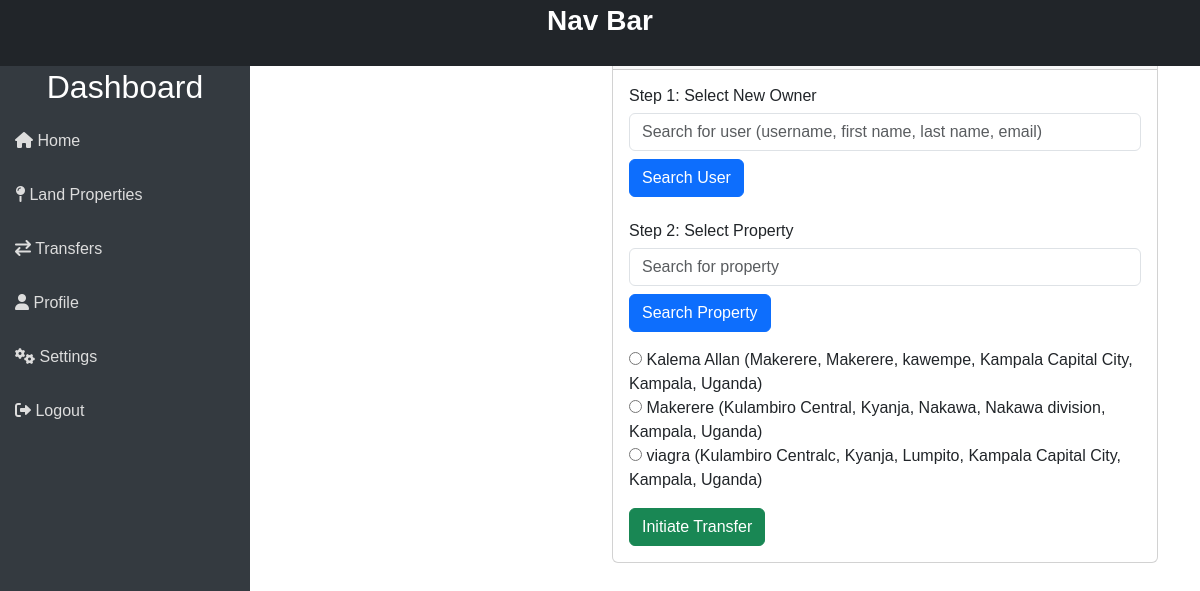
The app's page /properties/initiate-transfer/ (signed in) with its own data.
### properties/models.py (models this page shows, shortened)
class LandProperty(models.Model):
    name = models.CharField(max_length=255)
    PID = models.CharField(max_length=255, null=True)
    owner = models.ForeignKey(User, on_delete=models.CASCADE, related_name='properties')
    location = models.OneToOneField(Location, on_delete=models.SET_NULL, null=True)
    size = models.DecimalField(max_digits=10, decimal_places=2) # Area In Acres
    valuation = models.DecimalField(max_digits=15, decimal_places=2)
    status = models.IntegerField(default=1) # 0 Deleted, 1 Available, 2 Under Transfer
    added_by = models.ForeignKey(User, on_delete=models.CASCADE, related_name='added_properties')
    created_at = models.DateTimeField(auto_now_add=True)
    updated_at = models.DateTimeField(auto_now=True)

class Location(models.Model):
    village = models.CharField(max_length=255)
    parish = models.CharField(max_length=255)
    sub_county = models.CharField(max_length=255)
    county = models.CharField(max_length=255)
    district = models.CharField(max_length=255)
    country = models.CharField(max_length=255)
    status = models.IntegerField(default=1) # 0 Deleted, 1 Active
    created_at = models.DateTimeField(auto_now_add=True)
    updated_at = models.DateTimeField(auto_now=True)
    def __str__(self):
        return f"{self.village}, {self.parish}, {self.sub_county}, {self.county}, {self.district}, {self.country}"

### properties/views.py (the view, shortened to what this page needs)
# urls.py: path('initiate-transfer/', views.initiate_transfer, name='initiate_transfer'),
def initiate_transfer(request):
    users = User.objects.none()
    properties = LandProperty.objects.filter(owner=request.user)
    return render(request, 'properties/initiate_transfer.html', {
        'users': users,
        'properties': properties,
    })

### properties/templates/properties/initiate_transfer.html (shortened to what this page needs)
{% extends "templates/index.html" %}
{% block content %}
<div class="container">
    <div class="row justify-content-end">
        <div class="col-md-6 mb-4">
            <div class="card">
                <div class="card-header">
                    <h5>Initiate Property Transfer</h5>
                </div>
                <div class="card-body">
                    <form method="post" action="{% url 'initiate_transfer' %}">
                        <h6>Step 1: Select New Owner</h6>
                        <input type="text" name="search_user" class="form-control" placeholder="Search for user (username, first name, last name, email)" />
                        <button type="submit" name="search_users" value="true" class="btn btn-primary mt-2">Search User</button>
                        <h6 class="mt-4">Step 2: Select Property</h6>
                        <input type="text" name="search_property" class="form-control" placeholder="Search for property" />
                        <button type="submit" name="search_properties" value="true" class="btn btn-primary mt-2">Search Property</button>
                        {% if properties %}
                            <div class="mt-3">
                                {% for property in properties %}
                                    <div>
                                        <input type="radio" name="property" value="{{ property.id }}">
                                        {{ property.name }} ({{ property.location }})
                                    </div>
                                {% endfor %}
                            </div>
                        {% endif %}
                        <button type="submit" class="btn btn-success mt-3">Initiate Transfer</button>
                    </form>
                </div>
            </div>
        </div>
    </div>
</div>
{% endblock %}

### templates/index.html (style rules this page uses)
body { display: flex; min-height: 100vh; font-family: Arial, sans-serif; }
.card { margin: 20px 0; }

### records on screen
LandProperty: name "Kalema Allan", location "Makerere, Makerere, kawempe, Kampala Capital City, Kampala, Uganda"
LandProperty: name "Makerere", location "Kulambiro Central, Kyanja, Nakawa, Nakawa division, Kampala, Uganda"
LandProperty: name "viagra", location "Kulambiro Centralc, Kyanja, Lumpito, Kampala Capital City, Kampala, Uganda"
